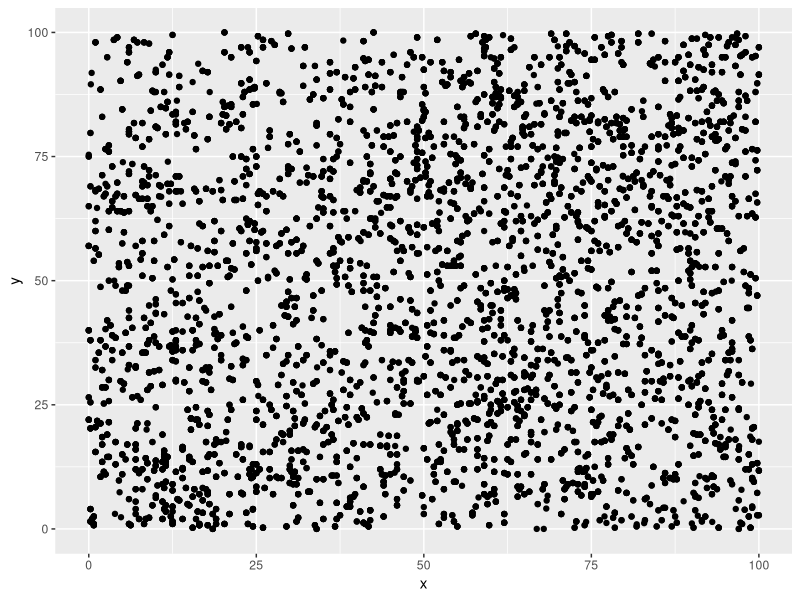
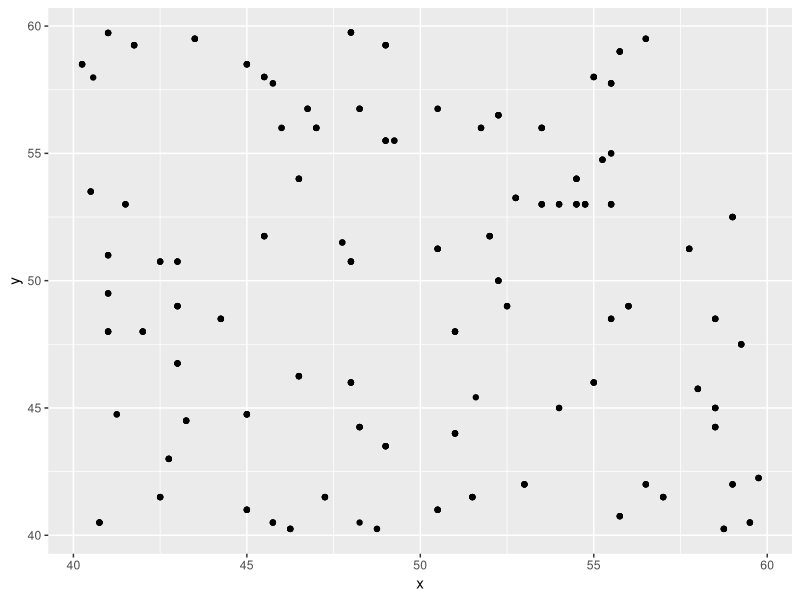
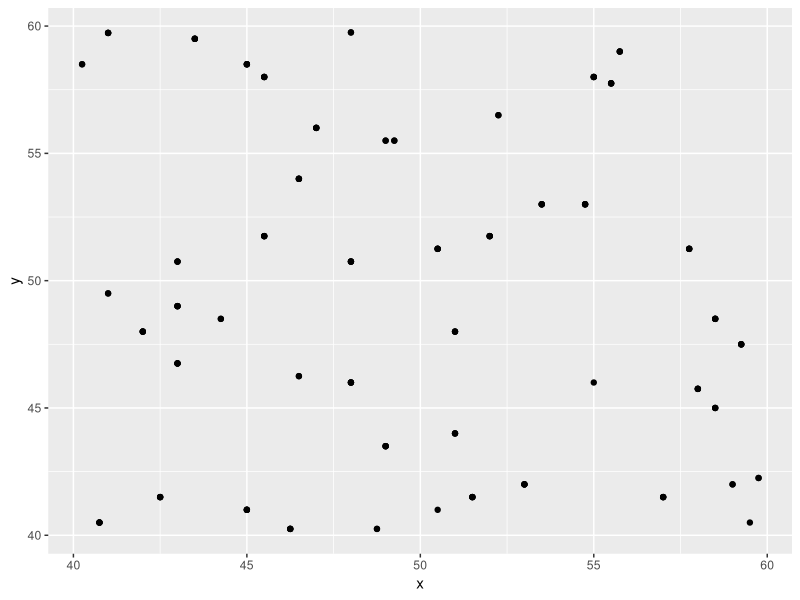

Reproduce these figures in R, in order. (Note: this script raises an error after producing the figures.)
library(ggplot2)

meta = read.csv('data/D1823/D1823_meta.csv', stringsAsFactors = FALSE)

rw = read.csv('data/D1823/D1823_rw.csv', stringsAsFactors = FALSE)

# subset the data to smaller region
ggplot(data=meta) + 
  geom_point(aes(x=x,y=y)) 

hi = 60
lo = 40
meta_sub = meta[which((meta$x<hi)&(meta$x>lo)&(meta$y<hi)&(meta$y>lo)),]
# subset the data to smaller region
ggplot(data=meta_sub) + 
  geom_point(aes(x=x,y=y)) 

meta_sub = meta_sub[which(meta_sub$dbh>10),]
# subset the data to smaller region
ggplot(data=meta_sub) + 
  geom_point(aes(x=x,y=y)) 

meta_sub = meta_sub[which(!is.na(meta_sub$dbh)),]
meta_sub = meta_sub[which(meta_sub$year %in% c(1994, 2004, 2011, 2019)),]

length(unique(meta_sub$stem_id))

rw_sub = rw[which(rw$stem_id %in% meta_sub$stem_id),]
length(unique(rw_sub$stem_id))

rw_stem_ids = unique(rw_sub$stem_id)

# meta_sub = meta_sub[which(meta_sub$stem_id %in% rw_stem_ids),]

stem_ids = unique(meta_sub$stem_id)
N_trees = length(stem_ids)
species_ids = unique(meta_sub$species_id)

stat_ids = seq(1, N_trees)
meta_sub$stat_id = match(meta_sub$stem_id, stem_ids)
meta_sub$species_code = match(meta_sub$species_id, species_ids)

year_lo = 1950
year_hi = 2019
years = seq(year_lo, year_hi)

N_years = length(years)
years_idx = seq(1, N_years)

N_cores = nrow(rw_sub)

d = meta_sub$dbh
d2tree = stat_ids[match(meta_sub$stem_id, stem_ids)]
d2year = match(meta_sub$year, years)
d2species = meta_sub$species_code
N_dbh = length(d)

rw_stat_id = stat_ids[match(rw_sub$stem_id, stem_ids)]
rw_sub = data.frame(stat_id = rw_stat_id, rw_sub)
rw_sub = rw_sub[order(rw_sub$stat_id),]
y = data.frame(matrix(NA, nrow=N_trees, ncol=ncol(rw_sub)))
y[match(rw_sub$stem_id, stem_ids),] = rw_sub

# rw_sub = rw_sub[match(rw_sub$stem_id, stem_ids),]
y = y[,which(substr(colnames(rw_sub), 2, 5) %in% years)]
if (year_hi>2013) {
  y = data.frame(y, matrix(-999, nrow=N_trees, ncol=year_hi-2013))
}

logy = log(y)
# idx_order = match(rw_sub$stem_id, stem_ids)
# logy = logy[idx_order,]
# core2tree = stat_ids[match(rw_sub$stem_id, stem_ids)]
core2tree = stat_ids
core2species = meta_sub$species_code[match(rw_sub$stat_id, meta_sub$stat_id)]

logy[is.na(logy)] = -999

rw_year_start = apply(logy, 1, which.min)
rw_year_end   = apply(logy, 1, which.max)

# int<lower=0> N_trees;
# int<lower=0> N_years;
# int<lower=0> N_species;
# int<lower=0> N_cores;
# 
# matrix[N_cores, N_years] y;
# int<lower=0> core2tree[N_cores];
# 
# real d[N_trees];
# int<lower=0> d2tree[N_trees];
# int<lower=0> d2year[N_trees];

N_trees
N_years
N_cores
N_dbh
y
logy
core2tree
d
d2tree
d2year

saveRDS(list(N_trees = N_trees, 
             N_years = N_years,
             # N_species
             N_cores = N_cores,
             N_dbh = N_dbh,
             y = y,
             logy = logy,
             rw_year_start = rw_year_start,
             rw_year_end = rw_year_end,
             core2tree = core2tree,
             d = d,
             d2tree = d2tree,
             d2year = d2year,
             sig_d_obs = 0.02
             ),
        file='data/D1823/D1823_input.RDS')

###############################################################################################################################

incr = rw_sub[,which(substr(colnames(rw_sub), 2, 5) %in% years)]
incr = data.frame(stem_id=rw_sub$stem_id, incr)

incr_data = melt(incr, id.vars=c('stem_id'))
colnames(incr_data) = c('stem_id', 'year', 'incr')
incr_data$plot   = 1#as.numeric(substr(incr_data$id, 3, 3))
# incr_data$stem_id = incr_data$stem_id 
# incr_data$stem_id     = as.numeric(substr(incr_data$stem_id, 2, 5))
incr_data$year = substr(incr_data$year, 2, 5)

tree_ids = as.numeric(unique(incr_data$stem_id))
N_trees = length(tree_ids)
stat_ids = seq(1, N_trees)

year_lo = 1950
year_hi = 2013
years = seq(year_lo, year_hi)
N_years = year_hi - year_lo + 1

incr_data$stat_id = stat_ids[match(incr_data$stem_id, tree_ids)]
# for (n in 1:nrow(incr_data)){
#   print(n)
#   incr_data$taxon[n] = as.vector(treeMeta$Species[which((as.numeric(substr(treeMeta$Site, 3, 3))==incr_data$plot[n])&
#                                                           (treeMeta$Tree.Number == incr_data$id[n]))])
# }

incr_data = incr_data[which(incr_data$year %in% years),]

# order by tree and year
incr_data = incr_data[order(incr_data$stat_id, incr_data$year),]
# incr_data = incr_data[which(!is.na(incr_data$incr)),]
incr_data$year = match(incr_data$year, years) #as.numeric(incr_data$year) - year_start + 1
N_inc   = nrow(incr_data) # number of measurements
m2t     = incr_data$year
m2tree  = incr_data$stat_id
m2plot  = incr_data$plot
# m2taxon = taxaMatch$number[match(incr_data$taxon, taxaMatch$species)]
Xobs    = incr_data$incr
Xobs[Xobs==0] = 0.0001
logXobs = log(Xobs)

year_idx = data.frame(year_start=as.numeric(aggregate(year~stat_id, data=incr_data, FUN=min, na.rm=TRUE)[,2]), year_end=as.numeric(aggregate(year~stat_id, incr_data, max)[,2]))
# year_idx[,2] = rep(N_years, nrow(year_idx))
# year_idx = year_idx - year_start + 1


# # make pdbh
# pdbh = aggregate(year~stat_id+plot+stem_id, incr_data, na.rm=TRUE)
# # pdbh = pdbh[which(pdbh$year %in% c(1994, 2004, 2011, 2019)),]
# pdbh = pdbh[order(pdbh$stat_id),]
# 
# for (n in 1:nrow(pdbh)){
#   pdbh$dbh[n] = treeMeta$dbh[which((as.numeric(substr(treeMeta$Site, 3, 3))==pdbh$plot[n])&
#                                      (treeMeta$Tree.Number == pdbh$id[n]))]
#   pdbh$distance[n] = treeMeta$Distance[which((as.numeric(substr(treeMeta$Site, 3, 3))==pdbh$plot[n])&
#                                                (treeMeta$Tree.Number == pdbh$id[n]))]
# }

pdbh = meta_sub[, c('stem_id', 'year', 'dbh')]
pdbh$stat_id = stat_ids[match(pdbh$stem_id, tree_ids)]

N_pdbh = nrow(pdbh)
logPDobs = log(pdbh$dbh)
pdbh_tree_id = pdbh$stat_id
# logPDobs[is.na(logPDobs)] = -999
pdbh$year = match(pdbh$year, years)
pdbh_year_id = pdbh$year
# distance = pdbh$distance

idx_stack = data.frame(meas=numeric(0), tree_id=numeric(0), year=numeric(0))
n = 1
for (tree in 1:N_trees){
  year = seq(year_idx[tree,1], year_idx[tree,2])
  meas = seq(n, n+length(year)-1)
  n = n + length(year)
  idx_stack = rbind(idx_stack, data.frame(meas=meas, tree_id=rep(tree, length(year)), year=year))
}

idx_tree = which(!duplicated(idx_stack$tree_id))
idx_tree = data.frame(idx_tree, c(idx_tree[-1]-1, nrow(idx_stack)))

x2tree  = idx_stack$tree_id
x2year  = idx_stack$year 

N_vals   = nrow(idx_stack)

meas2x = vector(length=N_inc)
for (i in 1:N_inc) {
  print(i)
  id = incr_data$stat_id[i]
  year = incr_data$year[i]
  
  meas2x[i] = which((idx_stack$tree_id == id) & (idx_stack$year == year))
}

# pdbh$year = rep(N_years, nrow(pdbh))

pdbh2val = vector(length=N_pdbh)
for (i in 1:N_pdbh){
  id = pdbh$stat_id[i]
  year = pdbh$year[i]
  
  print(i)
  which((idx_stack$tree_id == id) & (idx_stack$year == year))
  
  pdbh2val[i] = which((idx_stack$tree_id == id) & (idx_stack$year == year))
}

N_pdbh = nrow(pdbh)

site_dir <- file.path('sites',site)
if (!file.exists(site_dir)){
  dir.create(site_dir)
}
dir.create(file.path(site_dir,'data'))
dir.create(file.path(site_dir,'output'))
dir.create(file.path(site_dir, 'figures'))

saveRDS(list(N_trees=N_trees, 
             N_years=N_years,
             N_vals=N_vals,
             N_inc = N_inc,
             N_pdbh = N_pdbh,
             logXobs=logXobs, 
             logPDobs=logPDobs,
             year_idx=year_idx, 
             # N_taxa=N_taxa,
             pdbh_year=pdbh_year_id,
             idx_tree =idx_tree, 
             pdbh2val=pdbh2val,
             x2tree=x2tree,
             x2year=x2year,
             meas2x = meas2x, 
             # m2taxon = m2taxon,
             # taxon = taxon,
             # taxaMatch=taxaMatch,
             # plot_id = plot_id,
             years = years,
             m2tree = m2tree,
             m2t = m2t,
             sig_d_obs = 0.02),
        file='data/D1823/D1823_stacked_input.RDS')


# saveRDS(list(N_trees = N_trees, 
#              N_years = N_years,
#              # N_species
#              N_cores = N_cores,
#              N_dbh = N_dbh,
#              y = y,
#              logy = logy,
#              rw_year_start = rw_year_start,
#              rw_year_end = rw_year_end,
#              core2tree = core2tree,
#              d = d,
#              d2tree = d2tree,
#              d2year = d2year,
#              sig_d_obs = 0.02
# ),
# file='data/D1823/D1823_input.RDS')
